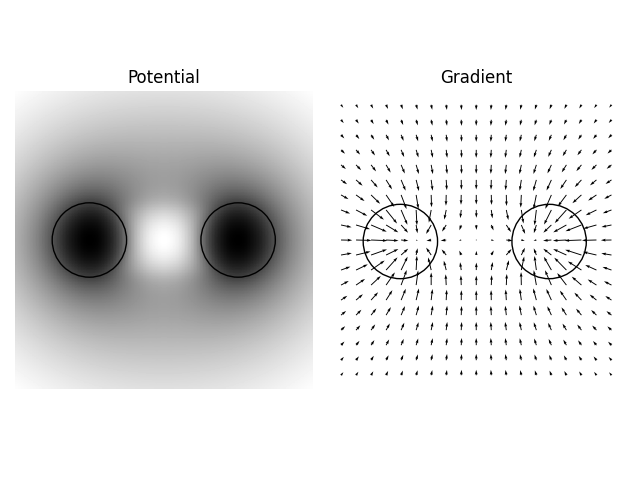

Recreate this plot in Python.
import numpy as np
import matplotlib.pyplot as plt
import gravity_tools as grav
from matplotlib.patches import Circle

# param of reference
L = 80  # number of points along the radius of the disc
M = 60  # number of points along the size of square of calculated points
zmax_ref = 4  # number of circle radii to sample over

# param of calculation
N = 100  # number of points along the size of the square of calculated points
zmax = 4  # size of square to sample over
K = 300  # number of subdivisions of the torus's radius
R1 = 2
R2 = 1
mass = 1

# geometry for torus
offsets = np.linspace(-R2, R2, K)
radii_pos = R1 + np.sqrt(R2 ** 2 - offsets ** 2)
radii_neg = R1 - np.sqrt(R2 ** 2 - offsets ** 2)
masses_pos = radii_pos ** 2
masses_neg = -radii_neg ** 2
discs_pos = np.stack((radii_pos, masses_pos, offsets), axis=1)
discs_neg = np.stack((radii_neg, masses_neg, offsets), axis=1)
discs = np.concatenate((discs_pos, discs_neg))
discs[:, 1] = discs[:, 1] / discs[:, 1].sum() * mass
force, potential = grav.multi_disc_grav(L, -zmax_ref, zmax_ref, M, -zmax, zmax, N, discs)

# simple plotting
fig = plt.figure()
ax = fig.add_subplot(1, 2, 1)
plt.imshow(potential, cmap='gray', origin='lower', extent=[-zmax, zmax, -zmax, zmax])
ax.set_aspect('equal')
ax.set_title("Potential")
ax.axis('off')
circ1 = Circle((R1, 0), R2, facecolor='None', edgecolor='k', lw=1, zorder=10)
circ2 = Circle((-R1, 0), R2, facecolor='None', edgecolor='k', lw=1, zorder=10)
ax.add_patch(circ1)
ax.add_patch(circ2)

c = np.linspace(-zmax, zmax, N)
x, y = np.meshgrid(c[5::5], c[5::5])
ax = fig.add_subplot(1, 2, 2)
ax.quiver(x, y, force[5::5, 5::5, 0], force[5::5, 5::5, 1])
ax.set_aspect('equal')
ax.set_title("Gradient")
circ1 = Circle((R1, 0), R2, facecolor='None', edgecolor='k', lw=1, zorder=10)
circ2 = Circle((-R1, 0), R2, facecolor='None', edgecolor='k', lw=1, zorder=10)
ax.add_patch(circ1)
ax.add_patch(circ2)
ax.axis('off')

plt.tight_layout()
plt.savefig('torus.png')
plt.show()